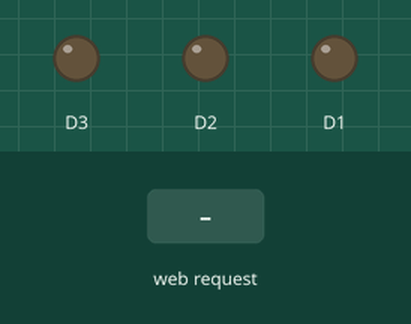
The sketch below on a simulated ESP8266 (NodeMCU). On the bench: output pins drawn as LEDs (lit = HIGH). The test bench sets the inputs (shaded band). WiFi joins after 1.5 s; servers stay silent unless stated; what the sketch prints to the serial monitor is not drawn.

Above: at 2.7 s.
2.8 s: HTTP request GET /toggle received
At 3.7 s:
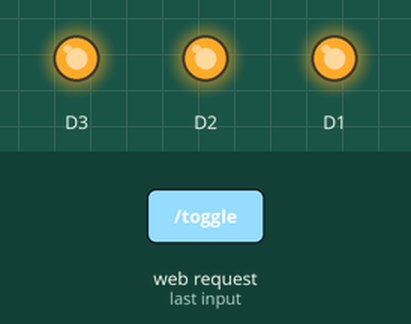
4.3 s: HTTP request GET /setcolor?red=1 received
At 4.8 s:
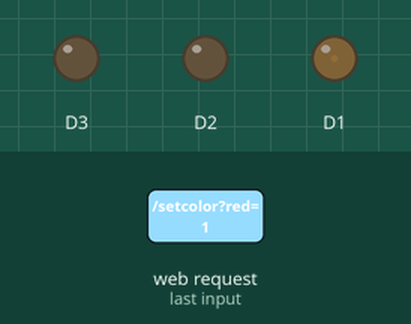
5.8 s: HTTP request GET /toggle?red=1 received
At 7.0 s:
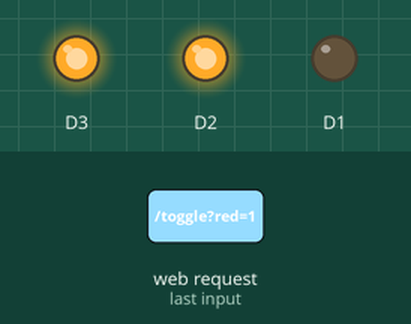
7.3 s: HTTP request GET /toggle?red=0 received
At 8.3 s:
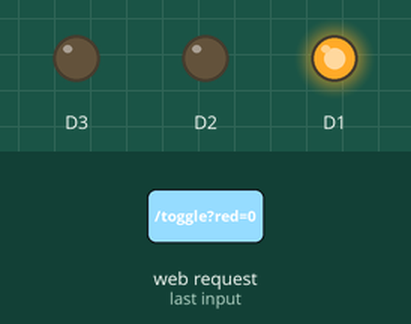
8.8 s: HTTP request GET /setcolor?red=120 received
At 9.5 s:
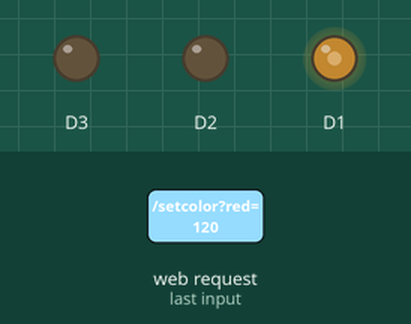
10.3 s: HTTP request GET /setcolor?grn=1 received
At 10.7 s:
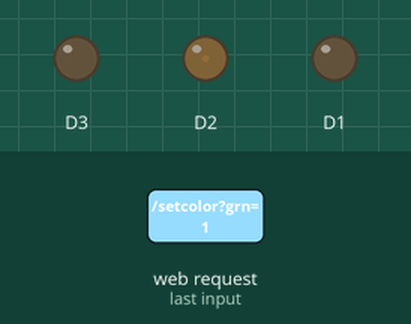
Timing chart, 0 to 12.8 s (numbered marks = the images above; inputs shaded):
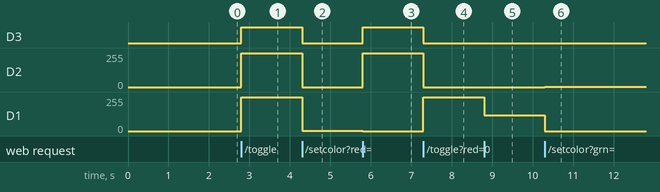

The sketch:

arduino-server.ino
```cpp
// (licence header left out)
#include <ESP8266WiFi.h>
#include <ESP8266WebServer.h>
ESP8266WebServer server;
char* ssid = "QueensLab";
char* password = "goteborg2021";
void setup()
{
  pinMode(D1, OUTPUT);
  pinMode(D2, OUTPUT);
  pinMode(D3, OUTPUT);

  WiFi.begin(ssid, password);
  Serial.begin(115200);
  while(WiFi.status()!= WL_CONNECTED)
  {
    Serial.print(".");
    delay(500);
  }
  Serial.println("");
  Serial.print("IP Address: ");
  Serial.println(WiFi.localIP());
  server.on("/",[](){server.send(200,"text/plain","Hello World!");});
  server.on("/toggle", toggleLED);
  server.on("/setcolor", setPixelColor);
  server.on("/reset", resetPixelColor);
  server.begin();
}
void loop()
{
  server.handleClient();
}
void toggleLED()
{
  digitalWrite(D1,!digitalRead(D1));
  digitalWrite(D2,!digitalRead(D2));
  digitalWrite(D3,!digitalRead(D3));

  server.send(200,"text/plain","Everything is reset");
}
void setPixelColor()
{
  String r = server.arg("red");
  String g = server.arg("grn");
  String b = server.arg("blu");

  analogWrite(D1, r.toInt());
  analogWrite(D2, g.toInt());
  analogWrite(D3, b.toInt());

  String rsp = r + ", " + g +  ", "  + b;
  server.send(200,"text/plain",rsp);
}
void resetPixelColor()
{
  digitalWrite(D1, LOW);
  digitalWrite(D2, LOW);
  digitalWrite(D3, LOW);
  server.send(200,"text/plain","Everything is reset");
}
```

Measured:
- after the input at 2.8 s, D3: LOW → HIGH at once; D2, D1: 0/255 → 255/255 at once
- after the input at 4.3 s, D3: HIGH → LOW at once; D2: 255/255 → 0/255 at once; D1: 255/255 → 1/255 at once
- after the input at 5.8 s, D3: LOW → HIGH at once; D2: 0/255 → 255/255 at once; D1: 1/255 → 0/255 at once
- after the input at 7.3 s, D3: HIGH → LOW at once; D2: 255/255 → 0/255 at once; D1: 0/255 → 255/255 at once
- after the input at 8.8 s, D1: 255/255 → 120/255 at once
- after the input at 10.3 s, D2: 0/255 → 1/255 at once; D1: 120/255 → 0/255 at once
